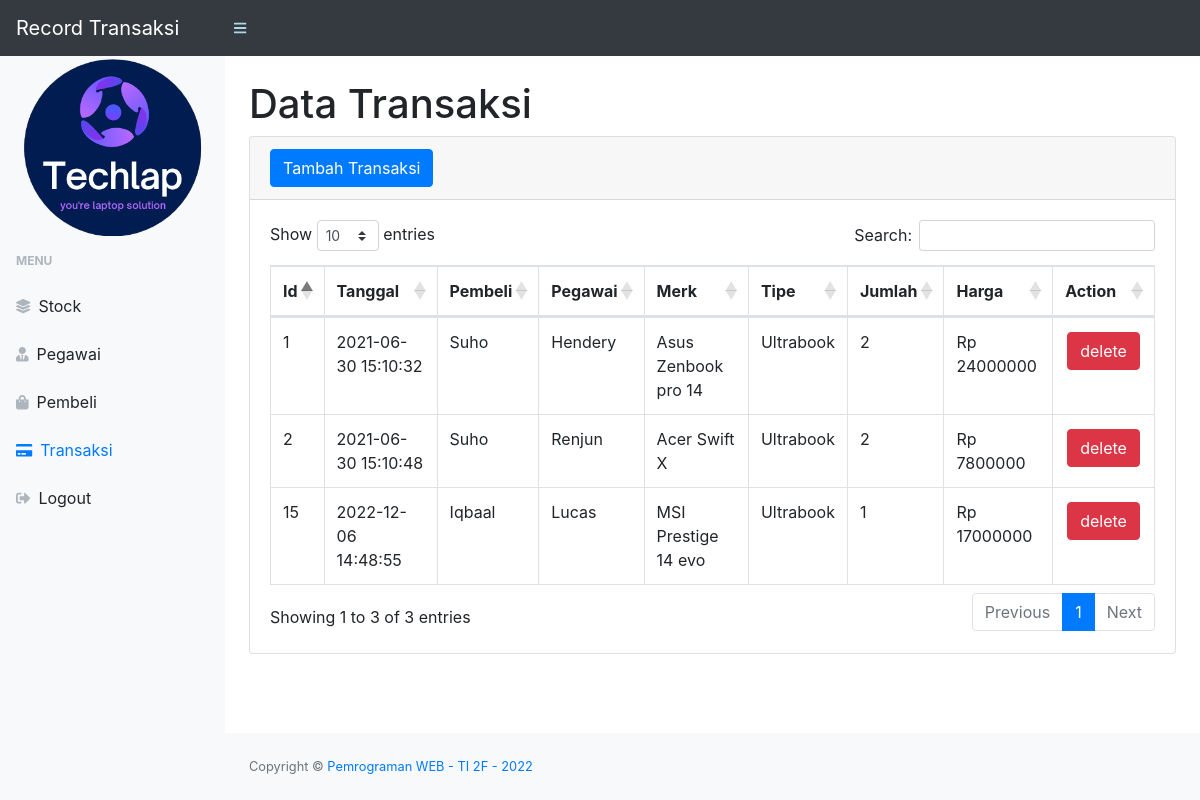
Page /transaksi.php (signed in) on the committed database.
### tables this page shows
CREATE TABLE `transaksi` (
  `id_transaksi` int(11) NOT NULL,
  `tanggal` timestamp NOT NULL DEFAULT current_timestamp(),
  `id_pembeli` int(11) DEFAULT NULL,
  `id_pegawai` int(11) DEFAULT NULL,
  `id_leptop` int(11) DEFAULT NULL,
  `total_harga` int(11) DEFAULT NULL,
  `jumlah` int(11) DEFAULT NULL
);

CREATE TABLE `pembeli` (
  `id_pembeli` int(11) NOT NULL,
  `nama` varchar(25) DEFAULT NULL,
  `alamat` varchar(50) DEFAULT NULL,
  `no_hp` varchar(13) DEFAULT NULL
);

CREATE TABLE `pegawai` (
  `id_pegawai` int(11) NOT NULL,
  `nama_pgw` varchar(25) DEFAULT NULL,
  `alamat_pgw` varchar(50) DEFAULT NULL,
  `telp_pgw` varchar(13) DEFAULT NULL
);

CREATE TABLE `leptop` (
  `id_leptop` int(11) NOT NULL,
  `merk` varchar(20) NOT NULL,
  `tipe` varchar(50) NOT NULL,
  `harga_leptop` int(11) NOT NULL,
  `stock_leptop` int(11) NOT NULL,
  `spesifikasi` varchar(256) NOT NULL
);

### transaksi.php (the view, shortened to what this page needs)
<?php
require 'function.php';
?>
<!DOCTYPE html>
<html lang="en">
<head>
    <link href="css/style.css" rel="stylesheet" />
    <link href="https://cdn.datatables.net/1.10.20/css/dataTables.bootstrap4.min.css" rel="stylesheet" />
</head>
<body class="sb-nav-fixed">
    <nav class="sb-topnav navbar navbar-expand navbar-dark bg-dark">
        <a class="navbar-brand" href="index.php">Record Transaksi</a>
        <button class="btn btn-link btn-sm order-1 order-lg-0" id="sidebarToggle" href="#"><i class="fas fa-bars"></i></button>
    </nav>
    <div id="layoutSidenav">
        <div id="layoutSidenav_nav">
            <nav class="sb-sidenav accordion sb-sidenav-light" id="sidenavAccordion">
                <div class="sb-sidenav-menu">
                    <div class="nav">
                        <div>
                           <center> <img src="assets/img/logo.png" style="width: 180px" alt=""></center>
                        </div>
                        <div class="sb-sidenav-menu-heading">Menu</div>
                        <a class="nav-link" href="index.php">
                            <div class="sb-nav-link-icon"><i class="fas fa-layer-group"></i></div>
                            Stock
                        </a>
                        <a class="nav-link" href="pegawai.php">
                            <div class="sb-nav-link-icon"><i class="fas fa-user-tie"></i></div>
                            Pegawai
                        </a>
                        <a class="nav-link" href="pembeli.php">
                            <div class="sb-nav-link-icon"><i class="fas fa-shopping-bag"></i></div>
                            Pembeli
                        </a>
                        <a class="nav-link" href="transaksi.php">
                            <div class="sb-nav-link-icon"><i class="fas fa-credit-card"></i></div>
                            Transaksi
                        </a>
                        <a class="nav-link" href="logout.php">
                            <div class="sb-nav-link-icon"><i class="fas fa-sign-out-alt"></i></div>
                            Logout
                        </a>
                    </div>
                </div>
            </nav>
        </div>
        <div id="layoutSidenav_content">
            <main>
                <div class="container-fluid">
                    <h1 class="mt-4">Data Transaksi</h1>
                    <div class="card mb-4">
                        <div class="card-header">
                            <button type="button" class="btn btn-primary" data-toggle="modal" data-target="#transaksimodal">
                                Tambah Transaksi
                            </button>
                        </div>
                        <div class="card-body">
                            <div class="table-responsive">
                                <table class="table table-bordered" id="dataTable" width="100%" cellspacing="0">
                                    <thead>
                                        <tr>
                                            <th>Id</th>
                                            <th>Tanggal</th>
                                            <th>Pembeli</th>
                                            <th>Pegawai</th>
                                            <th>Merk</th>
                                            <th>Tipe</th>
                                            <th>Jumlah</th>
                                            <th>Harga</th>
                                            <th>Action</th>
                                        </tr>
                                    </thead>
                                    <tbody>
                                        <?php
                                        $viewtransaksi = mysqli_query($conn, "select * from transaksi left join leptop on transaksi.id_leptop=leptop.id_leptop left join pegawai on transaksi.id_pegawai=pegawai.id_pegawai left join pembeli on transaksi.id_pembeli=pembeli.id_pembeli
                                        ");
                                        while ($data = mysqli_fetch_array($viewtransaksi)) {
                                            $idtransaksi = $data['id_transaksi'];
                                            $tanggal = $data['tanggal'];
                                            $nama_pembeli = $data['nama'];
                                            $nama_pegawai = $data['nama_pgw'];
                                            $merk = $data['merk'];
                                            $tipe = $data['tipe'];
                                            $jumlah = $data['jumlah'];
                                            $total_harga = $data['total_harga'];
                                        ?>
                                            <tr>
                                                <td><?= $idtransaksi; ?></td>
                                                <td><?= $tanggal; ?></td>
                                                <td><?= $nama_pembeli; ?></td>
                                                <td><?= $nama_pegawai; ?></td>
                                                <td><?= $merk; ?></td>
                                                <td><?= $tipe; ?></td>
                                                <td><?= $jumlah; ?></td>
                                                <td>Rp <?= $total_harga; ?></td>
                                                <td>
                                                    <button style="margin: 2px;" type="button" class="btn btn-danger" data-toggle="modal" data-target="#deletetransaksi<?= $idtransaksi; ?>">delete</button>
                                                </td>
                                            </tr>
                                        <?php
                                        };
                                        ?>
                                    </tbody>
                                </table>
                            </div>
                        </div>
                    </div>
                </div>
            </main>
            <footer class="py-4 bg-light mt-auto">
                <div class="container-fluid">
                    <div class="d-flex align-items-center justify-content-between small">
                        <div class="text-muted">Copyright &copy; <a href="#" style="text-decoration:none;">Pemrograman WEB - TI 2F - 2022</a></div>
                    </div>
                </div>
            </footer>
        </div>
    </div>
</body>
</html>

### rows in the picture
transaksi: id_transaksi "1", tanggal "2021-06-30 15:10:32", id_pembeli.nama "Suho", id_pegawai.nama_pgw "Hendery", id_leptop.merk "Asus Zenbook pro 14", id_leptop.tipe "Ultrabook", jumlah "2", total_harga "24000000"
transaksi: id_transaksi "2", tanggal "2021-06-30 15:10:48", id_pembeli.nama "Suho", id_pegawai.nama_pgw "Renjun", id_leptop.merk "Acer Swift X", id_leptop.tipe "Ultrabook", jumlah "2", total_harga "7800000"
transaksi: id_transaksi "15", tanggal "2022-12-06 14:48:55", id_pembeli.nama "Iqbaal", id_pegawai.nama_pgw "Lucas", id_leptop.merk "MSI Prestige 14 evo", id_leptop.tipe "Ultrabook", jumlah "1", total_harga "17000000"
